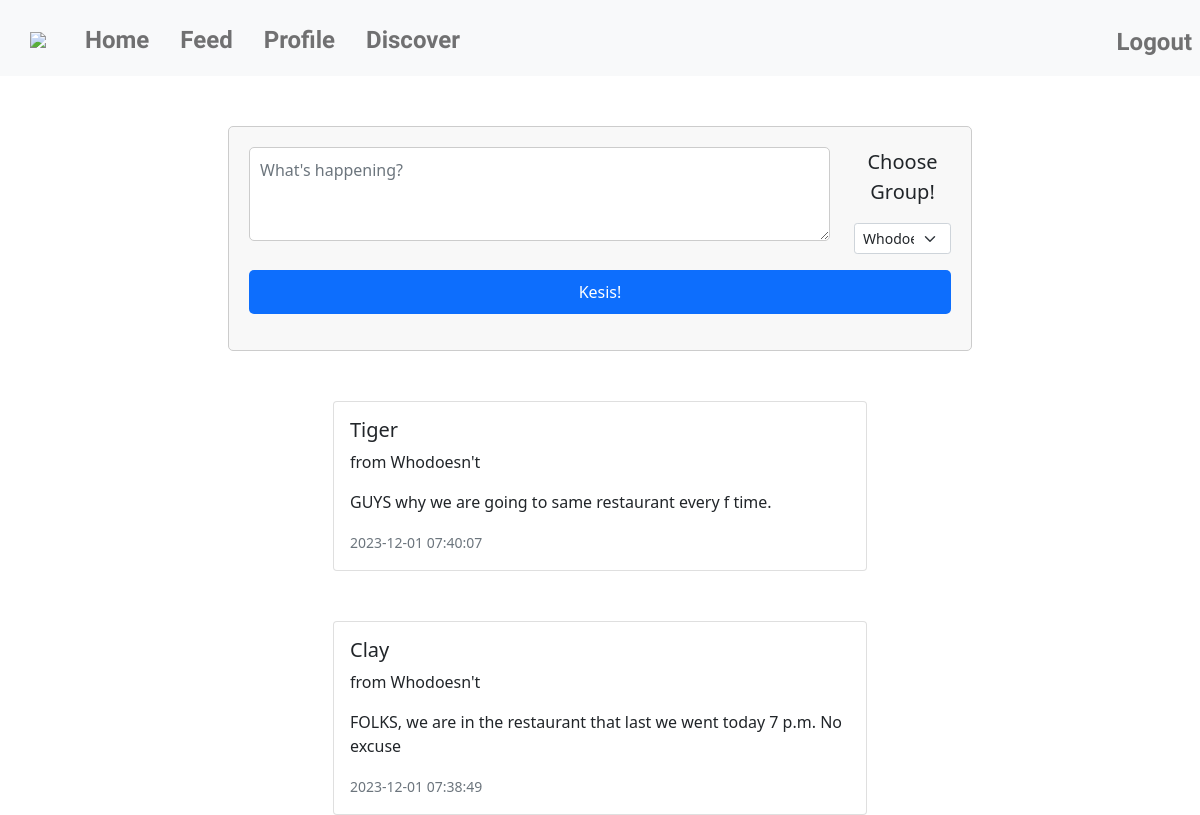
Before: /feed (signed in) with the older database file.
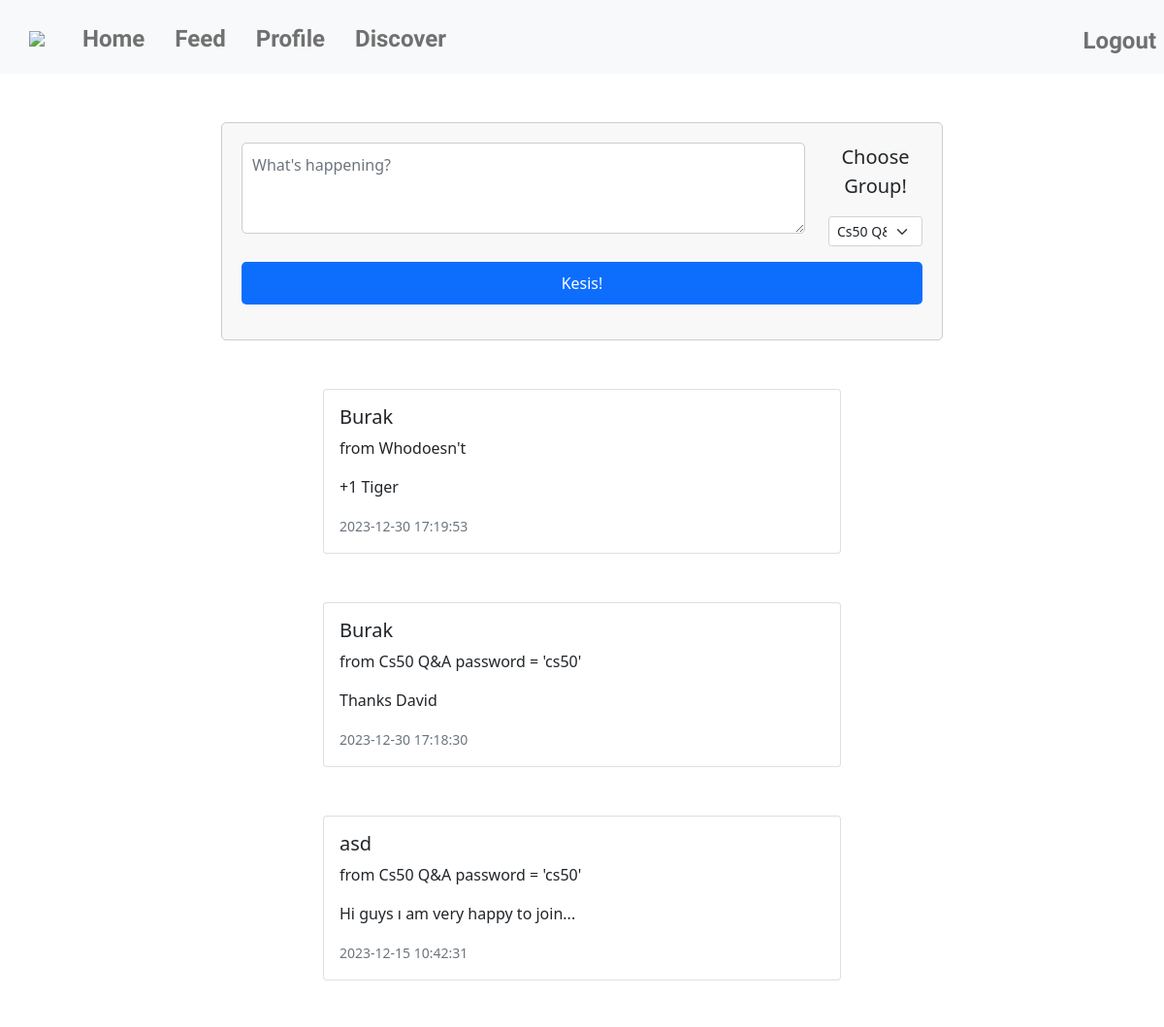
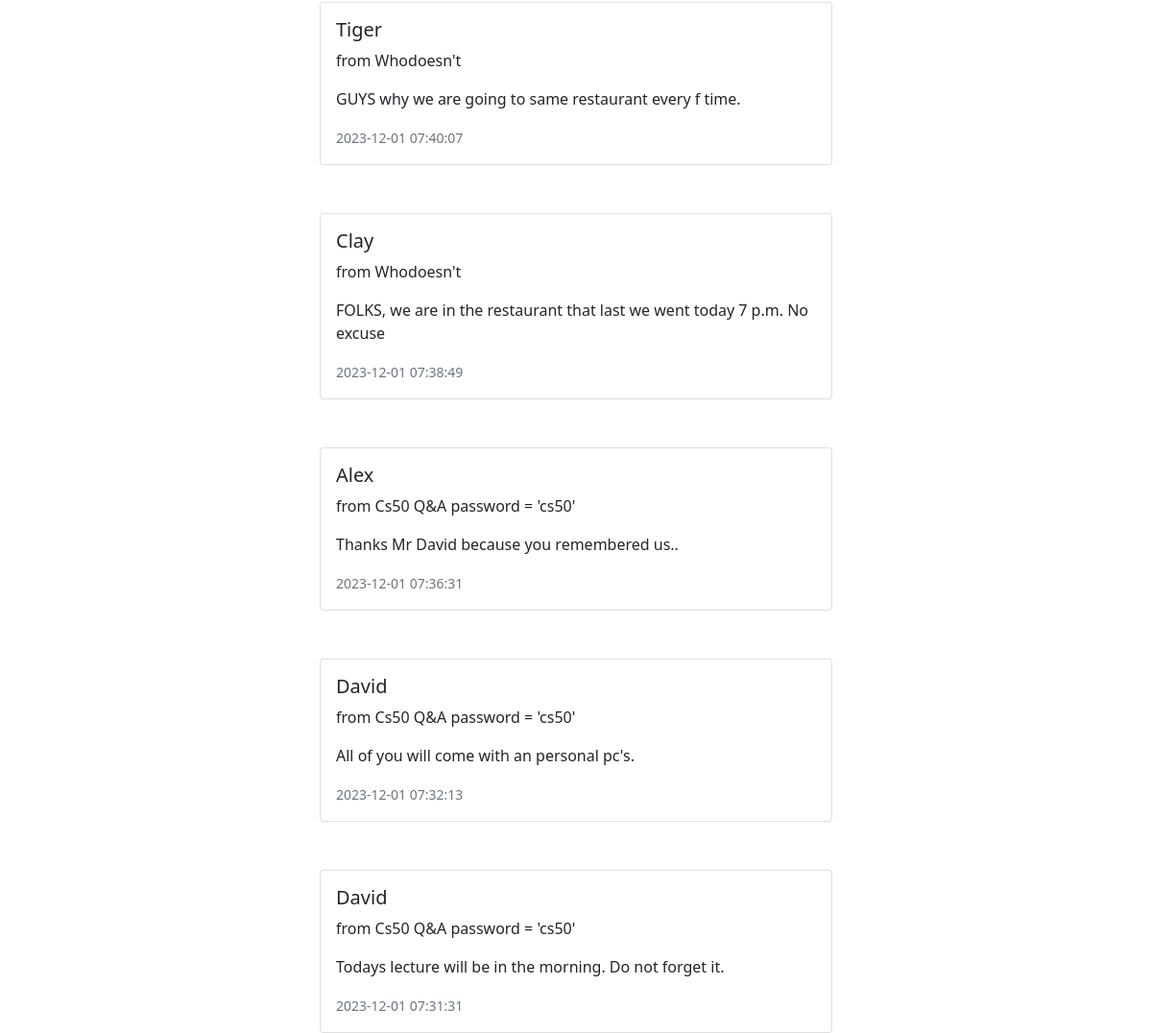
After: the same page with the newer database file (2 pictures, top to bottom).
### tables this page shows
CREATE TABLE posts (
post_id INTEGER PRIMARY KEY AUTOINCREMENT NOT NULL,
user_id INTEGER NOT NULL,
group_id INTEGER NOT NULL, content TEXT, date TIMESTAMP DEFAULT CURRENT_TIMESTAMP,
FOREIGN KEY (user_id) REFERENCES users(id),
FOREIGN KEY (group_id) REFERENCES groups(group_id));

CREATE TABLE users (
id INTEGER PRIMARY KEY AUTOINCREMENT NOT NULL,
username TEXT NOT NULL,
hash TEXT NOT NULL,
birthday DATE NOT NULL);

CREATE TABLE groups (
group_id INTEGER PRIMARY KEY AUTOINCREMENT NOT NULL,
group_name TEXT NOT NULL,
group_pass TEXT NOT NULL);

### app.py (the view, shortened to what this page needs)
@app.route("/feed", methods=["GET", "POST"])
@login_required
def feed():
    if request.method == "GET":
        users_groups = db.execute("SELECT group_id, group_name FROM groups WHERE group_id IN (SELECT group_id FROM group_members WHERE user_id = ?)", session["user_id"])
        users_posts = db.execute("SELECT USERS.username, GROUPS.group_name, POSTS.content, POSTS.date FROM posts JOIN users ON USERS.id = POSTS.user_id JOIN groups ON GROUPS.group_id = POSTS.group_id WHERE POSTS.group_id IN (SELECT group_id FROM group_members WHERE user_id = ?)", session["user_id"])
        return render_template("feed.html", users_groups=users_groups, users_posts=reversed(users_posts))

### app.py (called while the page is built)
@app.after_request
def after_request(response):
    response.headers["Cache-Control"] = "no-cache, no-store, must-revalidate"
    response.headers["Expires"] = 0
    response.headers["Pragma"] = "no-cache"
    return response

### helpers.py (called while the page is built)
def login_required(f):
    @wraps(f)
    def decorated_function(*args, **kwargs):
        if session.get("user_id") is None:
            return redirect("/login")
        return f(*args, **kwargs)
    return decorated_function

### templates/feed.html (shortened to what this page needs)
{% extends "layout.html" %}
{% block main %}
    <div class = "container">
        <div class="row mb-3">
            <div>
                <form action="/feed" method="post" class="col-8">
                    <div class="row">
                        <div class="col-10">
                            <textarea class="form-control w-100" name="text" rows="3" placeholder ="What's happening?"></textarea>
                        </div>
                        <div class="col-2">
                            <label class = "lead text-center fs-5 mb-3">Choose Group!</label>
                            <select class="form-select form-select-sm mb-3" name="group_id">
                                {%for group in users_groups%}
                                        <option value ="{{group['group_id']}}">
                                            {{group["group_name"]}}
                                        </option>
                                {%endfor%}
                            </select>
                        </div>
                    </div>
                    <div class="mb-3" class="row">
                        <button type="submit" class="btn btn-primary">Kesis!</button>
                    </div>
                </form>
            </div>
        </div>
    {% for post in users_posts %}
        <div class="container">
            <div class="row">
            <div class="col-md-6 offset-md-3">
                <div class="card">
                <div class="card-body">
                    <h5 class="card-title">{{post["username"]}} </h5>
                    <p class="font-italic">from {{post["group_name"]}}</p>
                    <p class="card-text">{{post["content"]}}</p>
                    <p class="card-text"><small class="text-muted">{{post["date"]}}</small></p>
                </div>
                </div>
            </div>
            </div>
        </div>
    {% endfor %}
    </div>
{% endblock %}

Changed rows visible on the page:
added posts: username "Burak", group_name "Whodoesn't", content "+1 Tiger", date "2023-12-30 17:19:53"
added posts: username "Burak", group_name "Cs50 Q&A password = 'cs50'", content "Thanks David", date "2023-12-30 17:18:30"
now on this page (row unchanged): posts: username "asd", group_name "Cs50 Q&A password = 'cs50'", content "Hi guys ı am very happy to join...", date "2023-12-15 10:42:31"
now on this page (row unchanged): posts: username "Alex", group_name "Cs50 Q&A password = 'cs50'", content "Thanks Mr David because you remembered us..", date "2023-12-01 07:36:31"
now on this page (row unchanged): posts: username "David", group_name "Cs50 Q&A password = 'cs50'", content "All of you will come with an personal pc's.", date "2023-12-01 07:32:13"
now on this page (row unchanged): posts: username "David", group_name "Cs50 Q&A password = 'cs50'", content "Todays lecture will be in the morning. Do not forget it.", date "2023-12-01 07:31:31"
Other visible differences:
form field group_id: "Whodoesn't" → "Cs50 Q&A password = 'cs50'"
